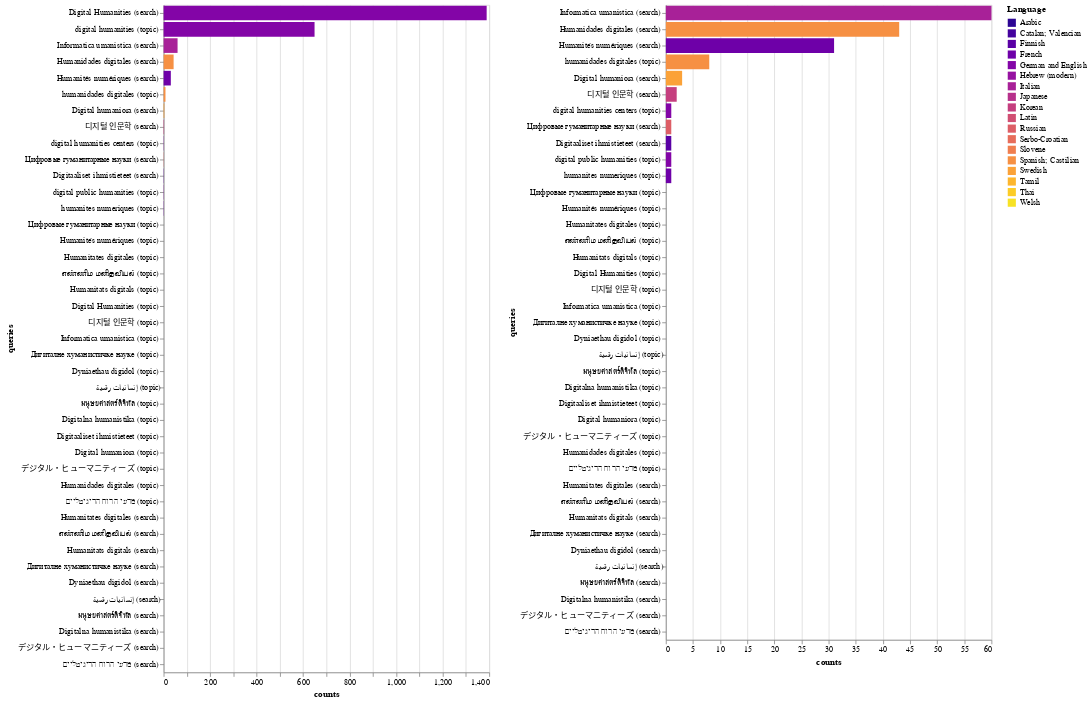

Notebook source saved alongside this figure:
### Code cell
all_data = alt.Chart(merged_df).mark_bar().encode(
    y=alt.Y('queries', sort='-x'),
    x='counts',
    color=alt.Color('name', scale=alt.Scale(scheme='plasma'), legend=alt.Legend(title='Language'))
)

non_eng = alt.Chart(merged_df[merged_df.counts < 500]).mark_bar().encode(
    y=alt.Y('queries', sort='-x'),
    x='counts',
    color=alt.Color('name', scale=alt.Scale(scheme='plasma'), legend=alt.Legend(title='Language'))
)

all_data | non_eng

### Figure 1 — Vega-Lite specification as saved in the notebook (floating-point values rounded to 4 significant figures)
{"$schema": "https://vega.github.io/schema/vega-lite/v4.8.1.json", "config": {"view": {"continuousHeight": 300, "continuousWidth": 400}}, "datasets": {"data-4adfb8243bd496e9d462e64c4f459755": [{"counts": 60, "language": "it", "name": "Italian", "queries": "Informatica umanistica (search)"}, {"counts": 43, "language": "es", "name": "Spanish; Castilian", "queries": "Humanidades digitales (search)"}, {"counts": 31, "language": "fr", "name": "French", "queries": "Humanités numériques (search)"}, {"counts": 8, "language": "es", "name": "Spanish; Castilian", "queries": "humanidades digitales (topic)"}, {"counts": 3, "language": "sv", "name": "Swedish", "queries": "Digital humaniora (search)"}, {"counts": 2, "language": "ko", "name": "Korean", "queries": "디지털 인문학 (search)"}, {"counts": 1, "language": "de_en", "name": "German and English", "queries": "digital humanities centers (topic)"}, {"counts": 1, "language": "ru", "name": "Russian", "queries": "Цифровые гуманитарные науки (search)"}, {"counts": 1, "language": "fi", "name": "Finnish", "queries": "Digitaaliset ihmistieteet (search)"}, {"counts": 1, "language": "de_en", "name": "German and English", "queries": "digital public humanities (topic)"}, {"counts": 1, "language": "fr", "name": "French", "queries": "humanites numeriques (topic)"}, {"counts": 0, "language": "ru", "name": "Russian", "queries": "Цифровые гуманитарные науки (topic)"}, {"counts": 0, "language": "fr", "name": "French", "queries": "Humanités numériques (topic)"}, {"counts": 0, "language": "la", "name": "Latin", "queries": "Humanitates digitales (topic)"}, {"counts": 0, "language": "ta", "name": "Tamil", "queries": "எண்ணிம மனிதவியல் (topic)"}, {"counts": 0, "language": "ca", "name": "Catalan; Valencian", "queries": "Humanitats digitals (topic)"}, {"counts": 0, "language": "de_en", "name": "German and English", "queries": "Digital Humanities (topic)"}, {"counts": 0, "language": "ko", "name": "Korean", "queries": "디지털 인문학 (topic)"}, {"counts": 0, "language": "it", "name": "Italian", "queries": "Informatica umanistica (topic)"}, {"counts": 0, "language": "sh", "name": "Serbo-Croatian", "queries": "Дигиталне хуманистичке науке (topic)"}, {"counts": 0, "language": "cy", "name": "Welsh", "queries": "Dyniaethau digidol (topic)"}, {"counts": 0, "language": "ar", "name": "Arabic", "queries": "إنسانيات رقمية (topic)"}, {"counts": 0, "language": "th", "name": "Thai", "queries": "มนุษยศาสตร์ดิจิทัล (topic)"}, {"counts": 0, "language": "sl", "name": "Slovene", "queries": "Digitalna humanistika (topic)"}, {"counts": 0, "language": "fi", "name": "Finnish", "queries": "Digitaaliset ihmistieteet (topic)"}, {"counts": 0, "language": "sv", "name": "Swedish", "queries": "Digital humaniora (topic)"}, {"counts": 0, "language": "ja", "name": "Japanese", "queries": "デジタル・ヒューマニティーズ (topic)"}, {"counts": 0, "language": "es", "name": "Spanish; Castilian", "queries": "Humanidades digitales (topic)"}, {"counts": 0, "language": "he", "name": "Hebrew (modern)", "queries": "מדעי הרוח הדיגיטליים (topic)"}, {"counts": 0, "language": "la", "name": "Latin", "queries": "Humanitates digitales (search)"}, {"counts": 0, "language": "ta", "name": "Tamil", "queries": "எண்ணிம மனிதவியல் (search)"}, {"counts": 0, "language": "ca", "name": "Catalan; Valencian", "queries": "Humanitats digitals (search)"}, {"counts": 0, "language": "sh", "name": "Serbo-Croatian", "queries": "Дигиталне хуманистичке науке (search)"}, {"counts": 0, "language": "cy", "name": "Welsh", "queries": "Dyniaethau digidol (search)"}, {"counts": 0, "language": "ar", "name": "Arabic", "queries": "إنسانيات رقمية (search)"}, {"counts": 0, "language": "th", "name": "Thai", "queries": "มนุษยศาสตร์ดิจิทัล (search)"}, {"counts": 0, "language": "sl", "name": "Slovene", "queries": "Digitalna humanistika (search)"}, {"counts": 0, "language": "ja", "name": "Japanese", "queries": "デジタル・ヒューマニティーズ (search)"}, {"counts": 0, "language": "he", "name": "Hebrew (modern)", "queries": "מדעי הרוח הדיגיטליים (search)"}], "data-c0a0a0dd4937d44ffb8dbe1dd3168546": [{"counts": 1389, "language": "de_en", "name": "German and English", "queries": "Digital Humanities (search)"}, {"counts": 649, "language": "de_en", "name": "German and English", "queries": "digital humanities (topic)"}, {"counts": 60, "language": "it", "name": "Italian", "queries": "Informatica umanistica (search)"}, {"counts": 43, "language": "es", "name": "Spanish; Castilian", "queries": "Humanidades digitales (search)"}, {"counts": 31, "language": "fr", "name": "French", "queries": "Humanités numériques (search)"}, {"counts": 8, "language": "es", "name": "Spanish; Castilian", "queries": "humanidades digitales (topic)"}, {"counts": 3, "language": "sv", "name": "Swedish", "queries": "Digital humaniora (search)"}, {"counts": 2, "language": "ko", "name": "Korean", "queries": "디지털 인문학 (search)"}, {"counts": 1, "language": "de_en", "name": "German and English", "queries": "digital humanities centers (topic)"}, {"counts": 1, "language": "ru", "name": "Russian", "queries": "Цифровые гуманитарные науки (search)"}, {"counts": 1, "language": "fi", "name": "Finnish", "queries": "Digitaaliset ihmistieteet (search)"}, {"counts": 1, "language": "de_en", "name": "German and English", "queries": "digital public humanities (topic)"}, {"counts": 1, "language": "fr", "name": "French", "queries": "humanites numeriques (topic)"}, {"counts": 0, "language": "ru", "name": "Russian", "queries": "Цифровые гуманитарные науки (topic)"}, {"counts": 0, "language": "fr", "name": "French", "queries": "Humanités numériques (topic)"}, {"counts": 0, "language": "la", "name": "Latin", "queries": "Humanitates digitales (topic)"}, {"counts": 0, "language": "ta", "name": "Tamil", "queries": "எண்ணிம மனிதவியல் (topic)"}, {"counts": 0, "language": "ca", "name": "Catalan; Valencian", "queries": "Humanitats digitals (topic)"}, {"counts": 0, "language": "de_en", "name": "German and English", "queries": "Digital Humanities (topic)"}, {"counts": 0, "language": "ko", "name": "Korean", "queries": "디지털 인문학 (topic)"}, {"counts": 0, "language": "it", "name": "Italian", "queries": "Informatica umanistica (topic)"}, {"counts": 0, "language": "sh", "name": "Serbo-Croatian", "queries": "Дигиталне хуманистичке науке (topic)"}, {"counts": 0, "language": "cy", "name": "Welsh", "queries": "Dyniaethau digidol (topic)"}, {"counts": 0, "language": "ar", "name": "Arabic", "queries": "إنسانيات رقمية (topic)"}, {"counts": 0, "language": "th", "name": "Thai", "queries": "มนุษยศาสตร์ดิจิทัล (topic)"}, {"counts": 0, "language": "sl", "name": "Slovene", "queries": "Digitalna humanistika (topic)"}, {"counts": 0, "language": "fi", "name": "Finnish", "queries": "Digitaaliset ihmistieteet (topic)"}, {"counts": 0, "language": "sv", "name": "Swedish", "queries": "Digital humaniora (topic)"}, {"counts": 0, "language": "ja", "name": "Japanese", "queries": "デジタル・ヒューマニティーズ (topic)"}, {"counts": 0, "language": "es", "name": "Spanish; Castilian", "queries": "Humanidades digitales (topic)"}, {"counts": 0, "language": "he", "name": "Hebrew (modern)", "queries": "מדעי הרוח הדיגיטליים (topic)"}, {"counts": 0, "language": "la", "name": "Latin", "queries": "Humanitates digitales (search)"}, {"counts": 0, "language": "ta", "name": "Tamil", "queries": "எண்ணிம மனிதவியல் (search)"}, {"counts": 0, "language": "ca", "name": "Catalan; Valencian", "queries": "Humanitats digitals (search)"}, {"counts": 0, "language": "sh", "name": "Serbo-Croatian", "queries": "Дигиталне хуманистичке науке (search)"}, {"counts": 0, "language": "cy", "name": "Welsh", "queries": "Dyniaethau digidol (search)"}, {"counts": 0, "language": "ar", "name": "Arabic", "queries": "إنسانيات رقمية (search)"}, {"counts": 0, "language": "th", "name": "Thai", "queries": "มนุษยศาสตร์ดิจิทัล (search)"}, {"counts": 0, "language": "sl", "name": "Slovene", "queries": "Digitalna humanistika (search)"}, {"counts": 0, "language": "ja", "name": "Japanese", "queries": "デジタル・ヒューマニティーズ (search)"}, {"counts": 0, "language": "he", "name": "Hebrew (modern)", "queries": "מדעי הרוח הדיגיטליים (search)"}]}, "hconcat": [{"data": {"name": "data-c0a0a0dd4937d44ffb8dbe1dd3168546"}, "encoding": {"color": {"field": "name", "legend": {"title": "Language"}, "scale": {"scheme": "plasma"}, "type": "nominal"}, "x": {"field": "counts", "type": "quantitative"}, "y": {"field": "queries", "sort": "-x", "type": "nominal"}}, "mark": "bar"}, {"data": {"name": "data-4adfb8243bd496e9d462e64c4f459755"}, "encoding": {"color": {"field": "name", "legend": {"title": "Language"}, "scale": {"scheme": "plasma"}, "type": "nominal"}, "x": {"field": "counts", "type": "quantitative"}, "y": {"field": "queries", "sort": "-x", "type": "nominal"}}, "mark": "bar"}]}
